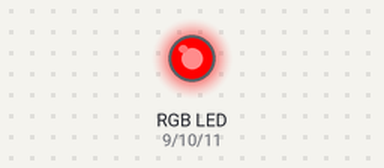
Bench run of a sketch on a simulated Arduino Uno, built with avr-gcc and run on an emulated ATmega328P. Shown: an RGB LED mixed from three pins (HIGH = lit).

Above: at 0.05 s.
At 0.35 s:
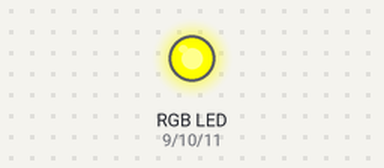
At 0.75 s:
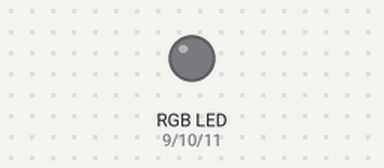
At 1.45 s:
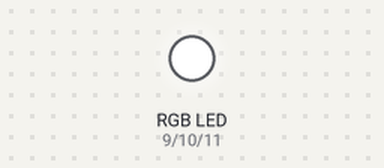
At 2.15 s:
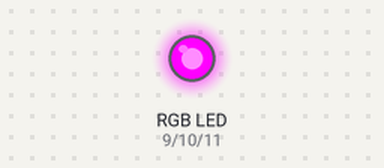
At 2.85 s:
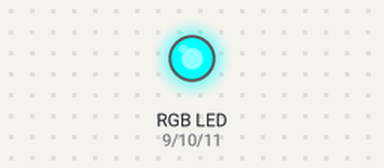
Timing chart, 0 to 3.1 s (numbered marks = the images above):
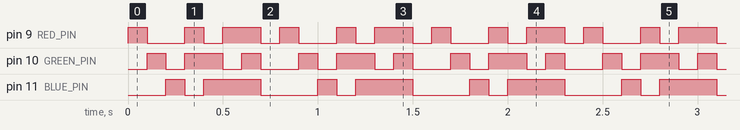

Measured:
- by itself, pin 9 (RED_PIN): repeats every 0.80 s: LOW 0.20 s, HIGH 0.10 s, LOW 0.10 s, HIGH 0.20 s, LOW 0.10 s, HIGH 0.10 s
- by itself, pin 10 (GREEN_PIN): repeats every 0.80 s: LOW 0.10 s, HIGH 0.20 s, LOW 0.10 s, HIGH 0.10 s, LOW 0.20 s, HIGH 0.10 s
- by itself, pin 11 (BLUE_PIN): repeats every 0.80 s: LOW 0.10 s, HIGH 0.30 s, LOW 0.30 s, HIGH 0.10 s

The sketch:

Day08_DiscoLight.ino
```cpp
/* ###########################################################
   ###   30 DAYS LOST IN SPACE - INVENTR.IO                 ###
   ###   DAY 08: DISCO LIGHT - RGB LED color cycling        ###
   ###   Rapid color changes with analogWrite() PWM         ###
   ###   Last Updated: 30-12-2024                           ###
   ########################################################### */

/* ###########################################################
   ###   1. Pin Definitions                                 ###
   ########################################################### */

#define RED_PIN 9
#define GREEN_PIN 10
#define BLUE_PIN 11

/* ###########################################################
   ###   2. Setup Function                                  ###
   ########################################################### */

void setup() {
  pinMode(RED_PIN, OUTPUT);
  pinMode(GREEN_PIN, OUTPUT);
  pinMode(BLUE_PIN, OUTPUT);
}

/* ###########################################################
   ###   3. Helper Functions                                ###
   ########################################################### */

void displayColor(byte red_intensity, byte green_intensity, byte blue_intensity) {
  analogWrite(RED_PIN, red_intensity);
  analogWrite(GREEN_PIN, green_intensity);
  analogWrite(BLUE_PIN, blue_intensity);
}

/* ###########################################################
   ###   4. Main Loop                                       ###
   ########################################################### */

void loop() {
  // DISCO PARTY: Rapid color cycling
  displayColor(255, 0, 0);      // RED
  delay(100);
  displayColor(0, 255, 0);      // GREEN
  delay(100);
  displayColor(0, 0, 255);      // BLUE
  delay(100);
  displayColor(255, 255, 0);    // YELLOW
  delay(100);
  displayColor(0, 255, 255);    // CYAN
  delay(100);
  displayColor(255, 0, 255);    // MAGENTA
  delay(100);
  displayColor(255, 255, 255);  // WHITE
  delay(100);
  displayColor(0, 0, 0);        // OFF
  delay(100);
}

/* ###########################################################
   ###           END OF DAY 08 - DISCO LIGHT                ###
   ########################################################### */
```
